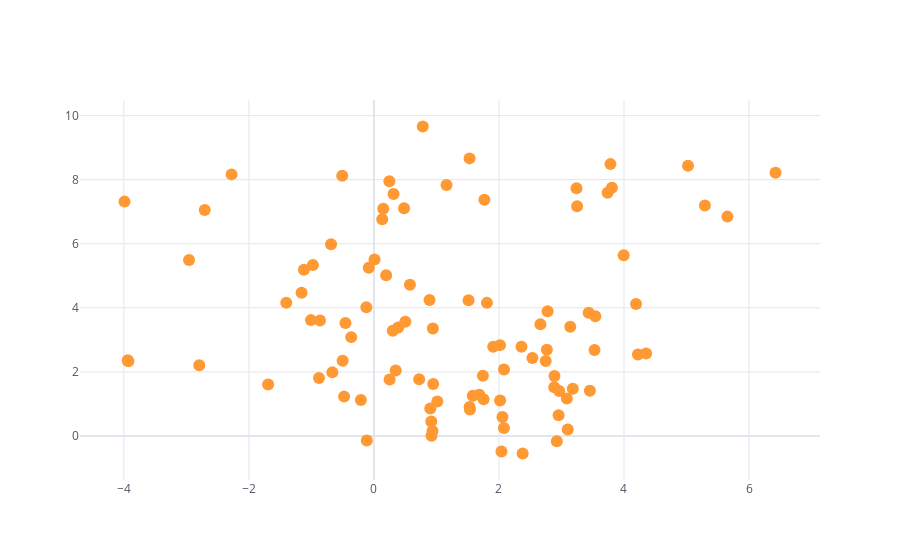

The notebook cell saved with this chart:
### Markdown cell above
#### Scatter Plot

### Code cell
#if we want to plot the same plot as scatter plot.It is by defould we remove the lines by the using the markers.
df.iplot(x= 'A',y= 'B',mode ='markers')
#by using the zoom option we can zoom in and zoom out.
#by using the pan we can drap the cursor to get the information.
#to get back the original graph.
#to reset the axes we having an option for that.
#to download we having an option for that.
#to show only the few amount the data presentation and to make of to the others that we wil be use the Lasso Selection.

### Figure 1 — Plotly figure (JSON) as saved in the notebook; plotly's stock layout.template omitted (floating-point values rounded to 4 significant figures)
{"data": [{"line": {"color": "rgba(255, 153, 51, 1.0)", "dash": "solid", "shape": "linear", "width": 1.3}, "marker": {"size": 12, "symbol": "circle"}, "mode": "markers", "name": "B", "text": "", "type": "scatter", "x": [0.9211, 0.9014, -0.2089, 0.3483, 0.7233, 2.081, 3.181, 4.224, 4.354, 4.193, 2.535, 2.018, 3.085, 2.925, 2.379, 2.08, 3.1, 3.454, 2.954, 1.536, 1.743, 0.9483, 0.5023, 0.9428, 0.8888, -0.6861, -1.119, -1.157, -2.958, -2.706, -3.99, -2.278, -0.5073, 0.133, 0.5762, -0.3631, 0.251, 0.3019, 1.514, 1.808, 3.542, 3.435, 3.995, 5.294, 5.654, 6.424, 5.024, 3.784, 3.738, 3.241, 3.807, 3.25, 1.767, 0.2468, 1.161, 0.4822, 0.7816, 1.53, 0.3141, 0.1489, 0.009862, 0.1954, -1.402, -0.9763, -0.08284, -0.1214, -0.456, 0.3885, 2.748, 2.778, 2.663, 1.908, 2.888, 2.964, 3.141, 2.766, 3.528, 2.017, 2.885, 1.686, 0.9367, -0.4773, -0.1143, -1.692, -2.794, -3.938, -3.928, -1.008, -0.8791, 1.014, 1.582, 0.9175, 2.04, 2.056, 1.53, 1.754, 2.36, -0.5004, -0.6653, -0.8627], "y": [0.008219, 0.8573, 1.119, 2.045, 1.77, 2.077, 1.473, 2.539, 2.577, 4.118, 2.436, 1.104, 1.168, -0.1666, -0.5481, 0.2503, 0.2017, 1.41, 0.6454, 0.8243, 1.876, 1.624, 3.568, 3.354, 4.244, 5.986, 5.191, 4.473, 5.493, 7.051, 7.316, 8.166, 8.123, 6.762, 4.722, 3.085, 1.765, 3.283, 4.236, 4.155, 3.739, 3.844, 5.644, 7.196, 6.847, 8.216, 8.438, 8.486, 7.591, 7.731, 7.751, 7.175, 7.374, 7.951, 7.833, 7.109, 9.661, 8.665, 7.551, 7.09, 5.508, 5.014, 4.155, 5.338, 5.253, 4.014, 3.523, 3.382, 2.342, 3.896, 3.489, 2.787, 1.874, 1.4, 3.409, 2.69, 2.686, 2.835, 1.518, 1.286, 0.1508, 1.228, -0.1447, 1.606, 2.21, 2.365, 2.334, 3.616, 1.809, 1.077, 1.255, 0.452, -0.4831, 0.5894, 0.902, 1.143, 2.788, 2.345, 1.985, 3.603]}], "layout": {"legend": {"bgcolor": "#FFFFFF", "font": {"color": "#4D5663"}}, "paper_bgcolor": "#FFFFFF", "plot_bgcolor": "#FFFFFF", "title": {"font": {"color": "#4D5663"}}, "xaxis": {"gridcolor": "#E1E5ED", "showgrid": true, "tickfont": {"color": "#4D5663"}, "title": {"font": {"color": "#4D5663"}, "text": ""}, "zerolinecolor": "#E1E5ED"}, "yaxis": {"gridcolor": "#E1E5ED", "showgrid": true, "tickfont": {"color": "#4D5663"}, "title": {"font": {"color": "#4D5663"}, "text": ""}, "zerolinecolor": "#E1E5ED"}}}
